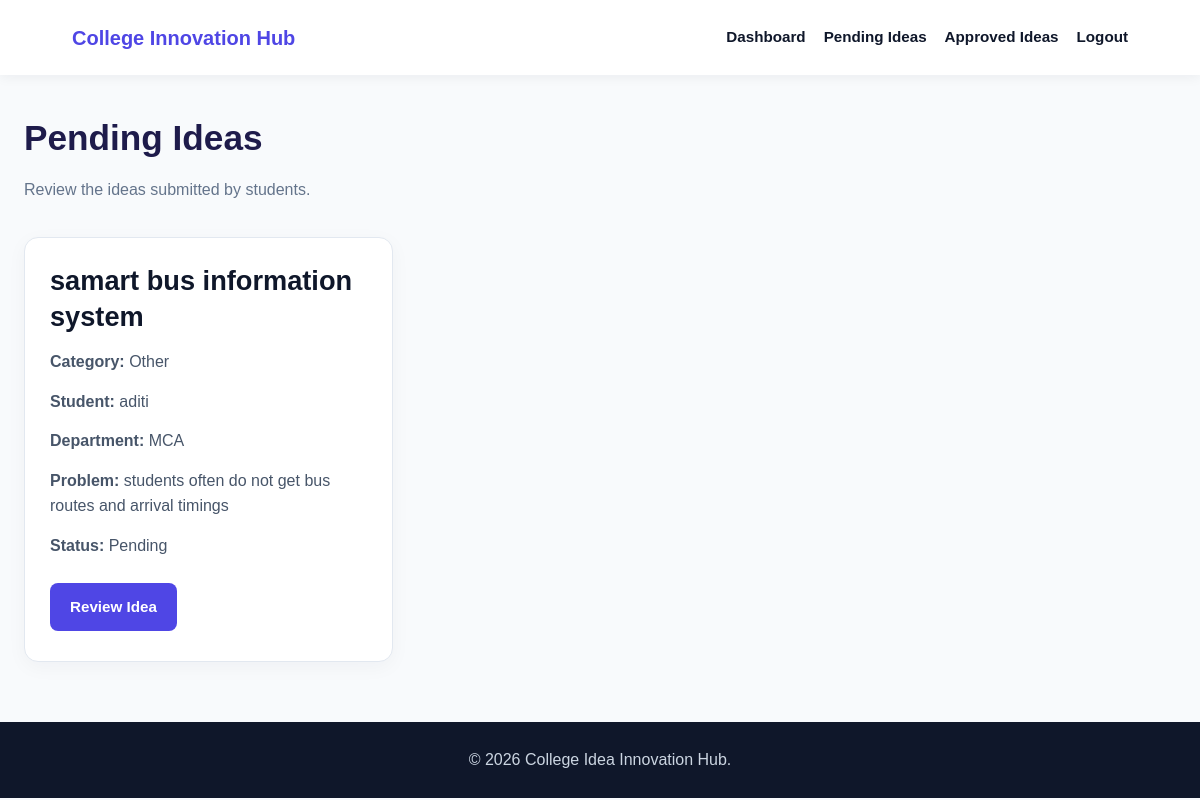
/faculty/pending-ideas (signed in), run on the app's committed database.
### tables this page shows
CREATE TABLE ideas (
            id INTEGER PRIMARY KEY AUTOINCREMENT,
            student_id INTEGER NOT NULL,
            title TEXT NOT NULL,
            category TEXT NOT NULL,
            problem TEXT NOT NULL,
            solution TEXT NOT NULL,
            description TEXT NOT NULL,
            status TEXT NOT NULL DEFAULT 'Pending',
            faculty_feedback TEXT DEFAULT '',
            created_at TIMESTAMP DEFAULT CURRENT_TIMESTAMP,
            FOREIGN KEY (student_id) REFERENCES users(id)
        );

CREATE TABLE users (
            id INTEGER PRIMARY KEY AUTOINCREMENT,
            name TEXT NOT NULL,
            email TEXT NOT NULL UNIQUE,
            password_hash TEXT NOT NULL,
            department TEXT NOT NULL DEFAULT '',
            role TEXT NOT NULL DEFAULT 'student',
            created_at TIMESTAMP DEFAULT CURRENT_TIMESTAMP
        );

### app.py (the view)
@app.route("/faculty/pending-ideas")
@faculty_required
def pending_ideas():
    connection = get_db()
    ideas_list = connection.execute("""
        SELECT
            ideas.*,
            users.name AS student_name,
            users.department AS student_department
        FROM ideas
        JOIN users ON ideas.student_id = users.id
        WHERE ideas.status = 'Pending'
        ORDER BY ideas.created_at ASC
    """).fetchall()
    connection.close()
    return render_template(
        "faculty/pending-ideas.html",
        ideas=ideas_list
    )

### app.py (called while the page is built)
def get_db():
    connection = sqlite3.connect(DATABASE)
    connection.row_factory = sqlite3.Row
    connection.execute("PRAGMA foreign_keys = ON")
    return connection

def login_required(view_function):
    @wraps(view_function)
    def wrapped_view(*args, **kwargs):
        if "user_id" not in session:
            flash("Please log in to continue.", "error")
            return redirect(url_for("login"))
        return view_function(*args, **kwargs)
    return wrapped_view

def faculty_required(view_function):
    @wraps(view_function)
    @login_required
    def wrapped_view(*args, **kwargs):
        if session.get("user_role") != "faculty":
            abort(403)
        return view_function(*args, **kwargs)
    return wrapped_view

### templates/faculty/pending-ideas.html (shortened to what this page needs)
<!DOCTYPE html>
<html lang="en">
<head>
    <link rel="stylesheet" href="/css/style.css">
    <link rel="stylesheet" href="/css/dashboard.css">
    <link rel="stylesheet" href="/css/responsive.css">
</head>
<body>
    <header class="navbar">
        <div class="logo">College Innovation Hub</div>
        <nav>
            <a href="{{ url_for('faculty_dashboard') }}">Dashboard</a>
            <a href="{{ url_for('pending_ideas') }}">Pending Ideas</a>
            <a href="{{ url_for('approved_ideas') }}">Approved Ideas</a>
            <a href="{{ url_for('logout') }}">Logout</a>
        </nav>
    </header>
    <main class="dashboard-container">
        <section class="welcome-section">
            <h1>Pending Ideas</h1>
            <p>
                Review the ideas submitted by students.
            </p>
        </section>
        {% if ideas %}
            <div class="idea-grid">
                {% for idea in ideas %}
                    <article class="idea-card">
                        <h2>{{ idea.title }}</h2>
                        <p>
                            <strong>Category:</strong>
                            {{ idea.category }}
                        </p>
                        <p>
                            <strong>Student:</strong>
                            {{ idea.student_name }}
                        </p>
                        <p>
                            <strong>Department:</strong>
                            {{ idea.student_department }}
                        </p>
                        <p>
                            <strong>Problem:</strong>
                            {{ idea.problem }}
                        </p>
                        <p>
                            <strong>Status:</strong>
                            {{ idea.status }}
                        </p>
                        <a
                            href="{{ url_for('idea_review', idea_id=idea.id) }}"
                            class="btn"
                        >
                            Review Idea
                        </a>
                    </article>
                {% endfor %}
            </div>
        {% endif %}
    </main>
    <footer>
        <p>&copy; 2026 College Idea Innovation Hub.</p>
    </footer>
</body>
</html>

### data on the page
ideas: title "samart bus information system", category "Other", student_name "aditi", student_department "MCA", problem "students often do not get bus routes and arrival timings", status "Pending"
